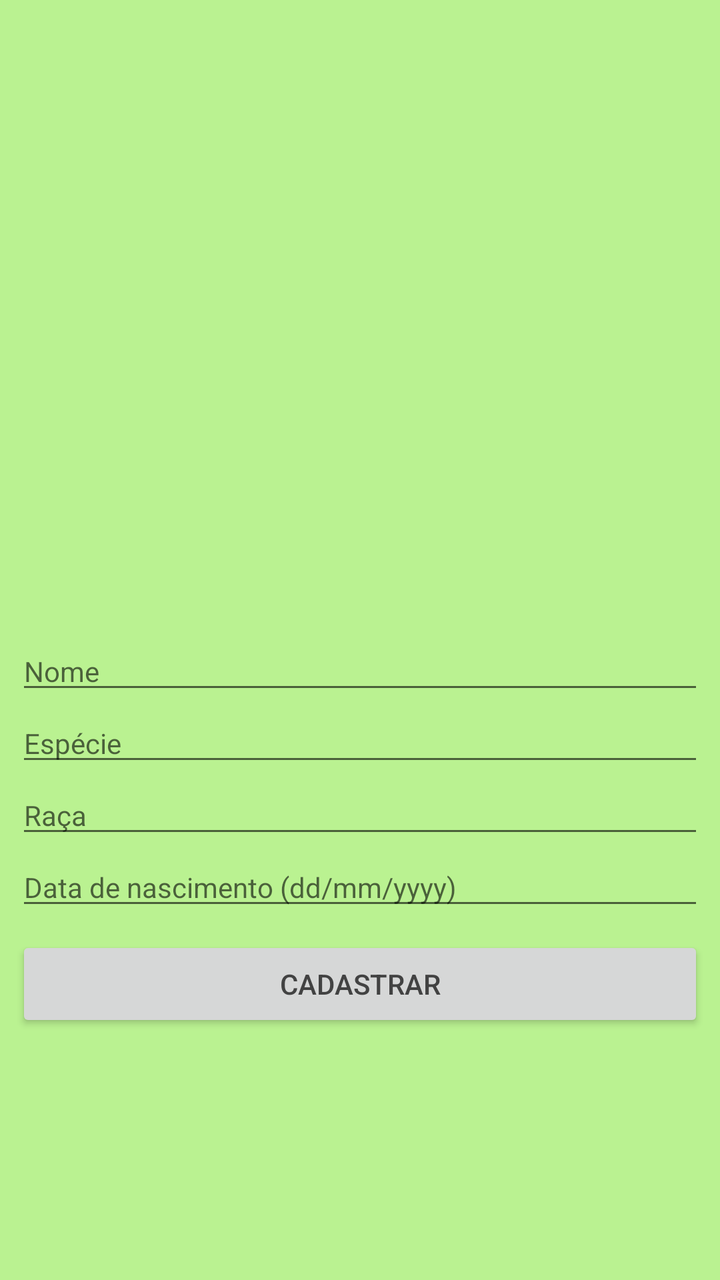
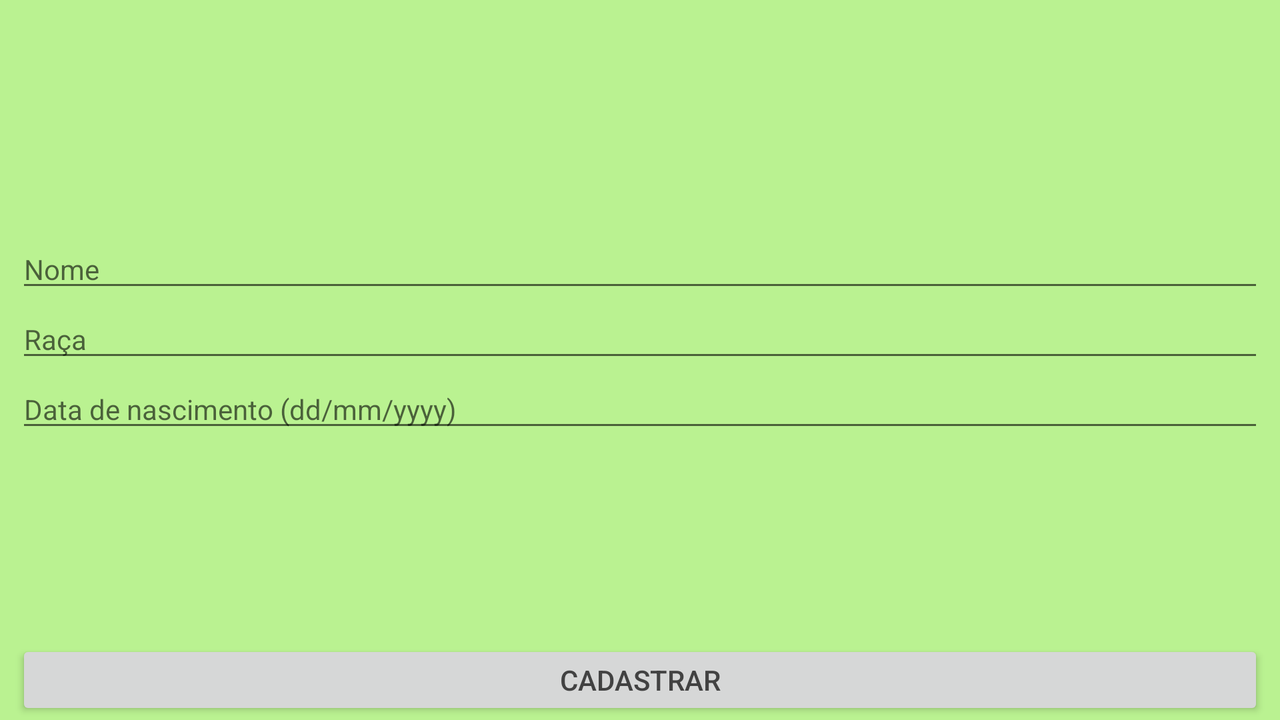

Compare how this app lays out the same screen by default and in its alternative resource folder. The renders come first, then the two layout files and the values they reference.
<!-- AndroidManifest.xml: application theme AppTheme -->
<!-- res/layout/adicionar_animal.xml -->
<?xml version="1.0" encoding="utf-8"?>
<androidx.constraintlayout.widget.ConstraintLayout xmlns:android="http://schemas.android.com/apk/res/android"
    xmlns:app="http://schemas.android.com/apk/res-auto"
    xmlns:tools="http://schemas.android.com/tools"
    android:layout_width="match_parent"
    android:layout_height="match_parent"
    android:background="#BAF291"
    tools:context=".activity.AdicionarAnimalActivity">

    <Button
        android:id="@+id/btnCadastrar"
        style="@style/Widget.AppCompat.Button"
        android:layout_width="0dp"
        android:layout_height="wrap_content"
        android:layout_marginStart="8dp"
        android:layout_marginLeft="8dp"
        android:layout_marginTop="8dp"
        android:layout_marginEnd="8dp"
        android:layout_marginRight="8dp"
        android:hint="CADASTRAR"
        android:textColor="#FFFFFF"
        android:textColorHint="@color/cardview_dark_background"
        app:layout_constraintEnd_toEndOf="parent"
        app:layout_constraintHorizontal_bias="1.0"
        app:layout_constraintStart_toStartOf="parent"
        app:layout_constraintTop_toBottomOf="@+id/etData" />

    <EditText
        android:id="@+id/etNome"
        android:layout_width="0dp"
        android:layout_height="wrap_content"
        android:layout_marginStart="8dp"
        android:layout_marginLeft="8dp"
        android:layout_marginTop="8dp"
        android:layout_marginEnd="8dp"
        android:layout_marginRight="8dp"
        android:ems="10"
        android:hint="@string/str_nome"
        android:inputType="textPersonName"
        android:textColorHint="?android:attr/textColorHint"
        android:textCursorDrawable="?android:attr/textColorHint"
        android:textSize="14sp"
        app:layout_constraintEnd_toEndOf="parent"
        app:layout_constraintStart_toStartOf="parent"
        app:layout_constraintTop_toBottomOf="@+id/imvPerfilPreview" />

    <EditText
        android:id="@+id/etRace"
        android:layout_width="0dp"
        android:layout_height="wrap_content"
        android:layout_marginStart="8dp"
        android:layout_marginLeft="8dp"
        android:layout_marginEnd="8dp"
        android:layout_marginRight="8dp"
        android:ems="10"
        android:hint="@string/str_race"
        android:inputType="textPersonName"
        android:textColorHint="?android:attr/textColorHint"
        android:textSize="14sp"
        app:layout_constraintEnd_toEndOf="parent"
        app:layout_constraintHorizontal_bias="0.0"
        app:layout_constraintStart_toStartOf="parent"
        app:layout_constraintTop_toBottomOf="@+id/etEspecie" />

    <ImageView
        android:id="@+id/imvPerfilPreview"
        android:layout_width="0dp"
        android:layout_height="300dp"
        android:layout_marginStart="8dp"
        android:layout_marginLeft="8dp"
        android:layout_marginTop="8dp"
        android:layout_marginEnd="8dp"
        android:layout_marginRight="8dp"
        app:layout_constraintEnd_toEndOf="parent"
        app:layout_constraintHorizontal_bias="0.494"
        app:layout_constraintStart_toStartOf="parent"
        app:layout_constraintTop_toTopOf="parent"
        tools:srcCompat="@android:drawable/ic_menu_camera" />

    <EditText
        android:id="@+id/etData"
        android:layout_width="0dp"
        android:layout_height="wrap_content"
        android:layout_marginStart="8dp"
        android:layout_marginLeft="8dp"
        android:layout_marginEnd="8dp"
        android:layout_marginRight="8dp"
        android:ems="10"
        android:hint="Data de nascimento (dd/mm/yyyy)"
        android:inputType="textPersonName"
        android:textSize="14sp"
        app:layout_constraintEnd_toEndOf="parent"
        app:layout_constraintHorizontal_bias="1.0"
        app:layout_constraintStart_toStartOf="parent"
        app:layout_constraintTop_toBottomOf="@+id/etRace" />

    <EditText
        android:id="@+id/etEspecie"
        android:layout_width="0dp"
        android:layout_height="wrap_content"
        android:layout_marginStart="8dp"
        android:layout_marginLeft="8dp"
        android:layout_marginEnd="8dp"
        android:layout_marginRight="8dp"
        android:ems="10"
        android:hint="Espécie"
        android:inputType="textPersonName"
        android:textSize="14sp"
        app:layout_constraintEnd_toEndOf="parent"
        app:layout_constraintHorizontal_bias="1.0"
        app:layout_constraintStart_toStartOf="parent"
        app:layout_constraintTop_toBottomOf="@+id/etNome" />


</androidx.constraintlayout.widget.ConstraintLayout>
<!-- resources referenced by this layout -->
<resources>
  <string name="str_nome">Nome</string>
  <string name="str_race">Raça</string>
  <style name="AppTheme" parent="Base.Theme.AppCompat.Light.DarkActionBar">
          
          <item name="colorPrimary">#8ECC6D</item>
          <item name="colorPrimaryDark">#8ECC6D</item>
          <item name="colorAccent">@color/colorAccent</item>
      </style>
  <color name="colorAccent">#03DAC5</color>
</resources>
<!-- res/layout-land/adicionar_animal.xml (the repository's variant of the layout above) -->
<!-- drawn on the phone turned sideways -->
<?xml version="1.0" encoding="utf-8"?>
<androidx.constraintlayout.widget.ConstraintLayout xmlns:android="http://schemas.android.com/apk/res/android"
    xmlns:app="http://schemas.android.com/apk/res-auto"
    xmlns:tools="http://schemas.android.com/tools"
    android:layout_width="match_parent"
    android:layout_height="match_parent"
    android:background="#BAF291"
    tools:context=".activity.AdicionarAnimalActivity">

    <Button
        android:id="@+id/btnCadastrar"
        android:layout_width="0dp"
        android:layout_height="40dp"
        android:layout_marginStart="8dp"
        android:layout_marginLeft="8dp"
        android:layout_marginEnd="8dp"
        android:layout_marginRight="8dp"
        android:hint="CADASTRAR"
        android:textColorHint="@color/cardview_dark_background"
        app:layout_constraintBottom_toBottomOf="parent"
        app:layout_constraintEnd_toEndOf="parent"
        app:layout_constraintStart_toStartOf="parent" />

    <EditText
        android:id="@+id/etNome"
        android:layout_width="0dp"
        android:layout_height="35dp"
        android:layout_marginStart="8dp"
        android:layout_marginLeft="8dp"
        android:layout_marginTop="8dp"
        android:layout_marginEnd="8dp"
        android:layout_marginRight="8dp"
        android:ems="10"
        android:hint="@string/str_nome"
        android:inputType="textPersonName"
        android:textColorHint="?android:attr/textColorHint"
        android:textCursorDrawable="?android:attr/textColorHint"
        android:textSize="14sp"
        app:layout_constraintEnd_toEndOf="parent"
        app:layout_constraintStart_toStartOf="parent"
        app:layout_constraintTop_toBottomOf="@+id/imvPerfilPreview" />

    <EditText
        android:id="@+id/etRace"
        android:layout_width="0dp"
        android:layout_height="35dp"
        android:layout_marginStart="8dp"
        android:layout_marginLeft="8dp"
        android:layout_marginEnd="8dp"
        android:layout_marginRight="8dp"
        android:ems="10"
        android:hint="@string/str_race"
        android:inputType="textPersonName"
        android:textColorHint="?android:attr/textColorHint"
        android:textSize="14sp"
        app:layout_constraintEnd_toEndOf="parent"
        app:layout_constraintStart_toStartOf="parent"
        app:layout_constraintTop_toBottomOf="@+id/etNome" />

    <ImageView
        android:id="@+id/imvPerfilPreview"
        android:layout_width="0dp"
        android:layout_height="100dp"
        android:layout_marginStart="8dp"
        android:layout_marginLeft="8dp"
        android:layout_marginTop="8dp"
        android:layout_marginEnd="8dp"
        android:layout_marginRight="8dp"
        app:layout_constraintEnd_toEndOf="parent"
        app:layout_constraintHorizontal_bias="0.494"
        app:layout_constraintStart_toStartOf="parent"
        app:layout_constraintTop_toTopOf="parent"
        tools:srcCompat="@tools:sample/avatars" />

    <EditText
        android:id="@+id/etData"
        android:layout_width="0dp"
        android:layout_height="35dp"
        android:layout_marginStart="8dp"
        android:layout_marginLeft="8dp"
        android:layout_marginEnd="8dp"
        android:layout_marginRight="8dp"
        android:ems="10"
        android:hint="Data de nascimento (dd/mm/yyyy)"
        android:inputType="textPersonName"
        android:textSize="14sp"
        app:layout_constraintEnd_toEndOf="parent"
        app:layout_constraintStart_toStartOf="parent"
        app:layout_constraintTop_toBottomOf="@+id/etRace" />


</androidx.constraintlayout.widget.ConstraintLayout>
